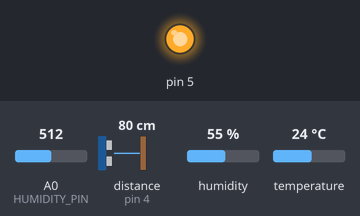
Simulated run of this sketch. Board: Arduino Uno, built with avr-gcc and run on an emulated ATmega328P. Parts: output pins drawn as LEDs (lit = HIGH). Wiring (inferred from the names in the program): ultrasonic range finder: trigger pin 3; echo pin 4. The inputs (shaded band) are chosen by the test bench; at power-on: A0 (HUMIDITY_PIN) = 512, distance to the obstacle (sensor on pin 4) 80 cm, humidity 55 %, temperature 24 °C. The echo pulse lasts 58.3 µs per cm; pins used as bus, display or sensor lines are not drawn; what the sketch prints to the serial monitor is not drawn.

Above: at 0.1 s.
Timing chart, 0 to 1.6 s (numbered marks = the images above):
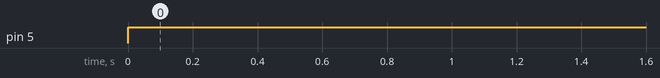

Measured:
- by itself, pin 5: LOW → HIGH at 0.00 s

The sketch:

ProyectoInteroperabilidad.ino
```cpp
#include "IotEntity_H.h"
#include "API.h"
#include <SensorBase_H.h>
#include <HumiditySensor_H.h>
#include <TemperatureSensor_H.h>
#include <UltrasonicSensor_H.h>

#define HUMIDITY_PIN A0
#define TEMPERATURE_PIN 2
#define ULTRASONIC_TRIGGER 3
#define ULTRASONIC_ECHO 4


ApiConnector* apiConnector = new ApiConnector();
HumiditySensor* humiditySensor = new HumiditySensor(HUMIDITY_PIN);
TemperatureSensor* temperatureSensor = new TemperatureSensor(TEMPERATURE_PIN);
UltrasonicSensor* ultrasonicSensor = new UltrasonicSensor(ULTRASONIC_TRIGGER, ULTRASONIC_ECHO);
Sensor* sensors[] = {humiditySensor, temperatureSensor, ultrasonicSensor};
// Sensor* sensors[] = {ultrasonicSensor};
IotEntity* iotEntity = new IotEntity(apiConnector, sensors, 3);

void setup() {
  Serial.begin(9600);
  pinMode(5, OUTPUT);
  humiditySensor->setupSensor();
  temperatureSensor->setupSensor();
  ultrasonicSensor->setupSensor();
}

void loop() {
  // put your main code here, to run repeatedly:
  digitalWrite(5, HIGH);
  iotEntity->publishSensorsValue();
  delay(5000);
}
```

API.cpp
```cpp
#include "API.h"


ApiConnector::ApiConnector(){

}

void ApiConnector::publishData(char* sensorId, char* sensorName, float data){
    char post_url[100];
    sprintf(post_url, "%s%s&i=%s#%s|", this->POSTADRESS, this->APIKEY, sensorName, sensorId);
    // sprintf(information, "%s sensed: %d", sensorName, data);
    Serial.print(post_url);
    Serial.println(data);
    return;
}
```

API.h
```cpp
#ifndef API
#define API .h
#include <Arduino.h>
// #include <ESP8266WiFi.h>

/*
ApiConnector is a utility to connect to any api,
just passing hots, headers and body.
It uses the wi-fi module from arduino to connect to Internet

Author: Nicolas Nuñez
Date: 2020-10-25
*/

class ApiConnector{
    private:
        const char* POSTADRESS = "http://fiware-iot.ddns.net:7896/iot/d?k=";
        const char* APIKEY = "2tggokgpepnvsb2uv4s40d59oc";
    public:
        ApiConnector();
        void publishData(char* sensorId, char* sensorName, float data);
};
#endif
```

IotEntity.cpp
```cpp
#include "IotEntity_H.h"


IotEntity::IotEntity(ApiConnector* apiConnector, Sensor* sensors[], int sensorsQuantity){
    this->apiConnector = apiConnector;
    this->sensors = sensors;
    this->sensorsQuantity = sensorsQuantity;
}

void IotEntity::publishSensorsValue(){
    for(int c=0; c < this->sensorsQuantity; c++){
        Sensor* sensor = this->sensors[c];
        this->apiConnector->publishData(sensor->objectId(), sensor->getSensorName(), sensor->getSensedValue());
    }
}
```

IotEntity_H.h
```cpp
#ifndef IotEntity_H
#define IotEntity_H .h

#include "API.h"
#include <SensorBase_H.h>

/*
IotEntity class is responsible to publish every single value
sensed by their sensors. For now it will publish these values
to an API but could be generalized to publish these values into
every output system from an lcd to a phone.

Author: Nicolas Nuñez
Date: 2020-10-25
*/


class IotEntity{
    private:
        int sensorsQuantity;
        ApiConnector* apiConnector;
        Sensor** sensors;
    public:
        IotEntity(ApiConnector* apiConnector, Sensor* sensors[], int sensorsQuantity);
        void publishSensorsValue();
};
#endif
```

HumiditySensor.cpp
```cpp
#include "HumiditySensor_H.h"


HumiditySensor::HumiditySensor(int pin){
    this->pin = pin;
}

void HumiditySensor::setupSensor(){
}

float HumiditySensor::getSensedValue(){
    int value = analogRead(this->pin);
    float humidity = map(value, 1023, 0, 0, 100);  // 1023 is completely dry and 0 is completely wet
    return humidity;
}

char* HumiditySensor::getSensorName(){
    char* name = new char[19];
    strcpy(name, "HumedadHuerta:001");
    return name;
}

char* HumiditySensor::objectId(){
    char* id = new char[2];
    strcpy(id, "h");
    return id;
}
```

HumiditySensor_H.h
```cpp
#ifndef HumiditySensor_H
#define HumiditySensor_H .h

#include <Arduino.h>
#include "SensorBase_H.h"


class HumiditySensor: public Sensor{
    public:
        HumiditySensor(int pin);
        void setupSensor();
        float getSensedValue();
        char* getSensorName();
        char* objectId();
};
#endif
```

SensorBase_H.h
```cpp
#ifndef SensorBase_H
#define SensorBase_H .h

/*
Abstracion of entity "Sensor" that is only responsible to
setup himself using Arduino library functions and the main responsability
is to sense a value. For now the sensed values are only restricted to ints, but
could be improved to return an entity 'Value' that contains the sensed value.

Author: Nicolas Nuñez
Date: 2020-10-25
*/

class Sensor{
    protected:
        int pin;
    public:
        virtual void setupSensor();
        virtual float getSensedValue();
        virtual char* getSensorName();
        virtual char* objectId();
};

#endif
```

TemperatureSensor.cpp
```cpp
#include "TemperatureSensor_H.h"
#define DHTTYPE DHT11


TemperatureSensor::TemperatureSensor(int pin){
    this->pin = pin;
}

void TemperatureSensor::setupSensor(){
    this->dht = new DHT(this->pin, DHTTYPE);
    dht->begin();
}

float TemperatureSensor::getSensedValue(){
    float temperature = dht->readTemperature();  // temperature in C°
    return temperature;
}

char* TemperatureSensor::getSensorName(){
    char* name = new char[18];
    strcpy(name, "TemperaturaHuerta");
    return name;
}

char* TemperatureSensor::objectId(){
    char* id = new char[2];
    strcpy(id, "t");
    return id;
}
```

TemperatureSensor_H.h
```cpp
#ifndef TemperatureSensor_H
#define TemperatureSensor_H .h
#include <Arduino.h>
#include <DHT.h>
#include "SensorBase_H.h"


class TemperatureSensor: public Sensor{
    private:
        DHT* dht;
    public:
        TemperatureSensor(int pin);
        void setupSensor();
        float getSensedValue();
        char* getSensorName();
        char* objectId();
};

#endif
```

UltrasonicSensor.cpp
```cpp
#include "UltrasonicSensor_H.h"


UltrasonicSensor::UltrasonicSensor(int trigger_pin, int echo_pin){
    this->trigger_pin = trigger_pin;
    this->echo_pin = echo_pin;
}

void UltrasonicSensor::setupSensor(){
    pinMode(this->trigger_pin, OUTPUT);
    pinMode(this->echo_pin, INPUT);
    digitalWrite(this->trigger_pin, LOW);
}

void UltrasonicSensor::sendPulse(){
    /* send pulse to have a value in echo pin */
    digitalWrite(this->trigger_pin, HIGH);
    delayMicroseconds(10);
    digitalWrite(this->trigger_pin, LOW);
}

float UltrasonicSensor::getSensedValue(){
    this->sendPulse();
    long time = pulseIn(this->echo_pin, HIGH);  // time in milliseconds
    float distance = time / 59;  // distance in cm
    float litres = (this->HEIGHT - distance) * this->MAX_LITRES / this->HEIGHT;
    return litres;
}

char* UltrasonicSensor::getSensorName(){
    char* name = new char[16];
    strcpy(name, "NivelAguaHuerta");
    return name;
}


char* UltrasonicSensor::objectId(){
    char* id = new char[2];
    strcpy(id, "a");
    return id;
}
```

UltrasonicSensor_H.h
```cpp
#ifndef UltrasonicSensor_H
#define UltrasonicSensor_H .h
#include "SensorBase_H.h"
#include <Arduino.h>
#include "string.h"


class UltrasonicSensor: public Sensor{
    private:
        int MAX_LITRES = 2;
        int HEIGHT = 23;  // in cm
        int trigger_pin, echo_pin;
        void sendPulse();
    public:
        UltrasonicSensor(int trigger_pin, int echo_pin);
        void setupSensor();
        float getSensedValue();
        char* getSensorName();
        char* objectId();
};

#endif
```
